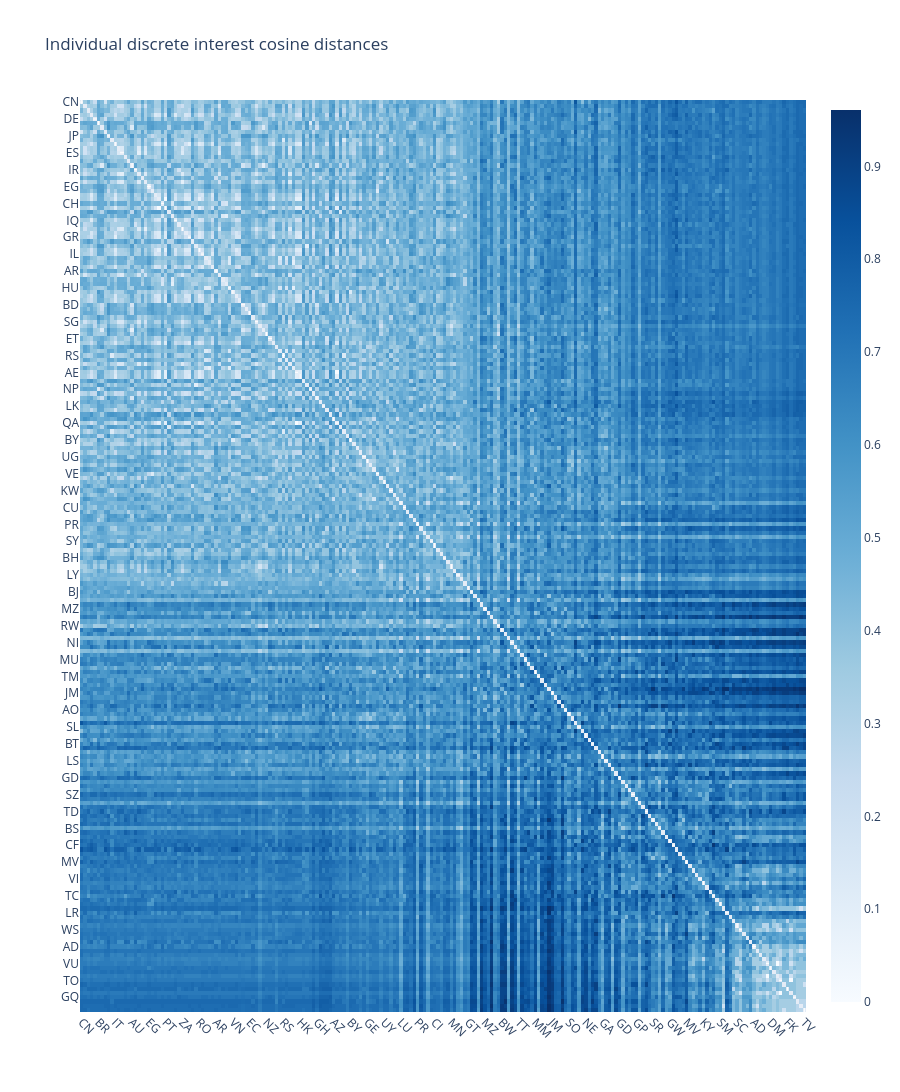

Write notebook code for a chart like this one.
### Code cell
x_labels = df_cs.sum(axis=1).sort_values(ascending=False).index
y_labels = df_cs.sum(axis=1).sort_values(ascending=False).index
uf.plotly_heatmap(
    df_dist_euc.loc[y_labels, x_labels],
    x_labels=x_labels,
    y_labels=y_labels,
    title="Individual discrete interest cosine distances",
    colorscale="non",
    y_type="country",
    x_type="country"
)

### Figure 1 — Plotly figure (JSON) as saved in the notebook; plotly's stock layout.template omitted (floating-point values rounded to 4 significant figures; data arrays with more than 128 entries replaced by an {"elided": "..."} marker saying what was removed)
{"data": [{"colorscale": [[0, "rgb(247,251,255)"], [0.125, "rgb(222,235,247)"], [0.25, "rgb(198,219,239)"], [0.375, "rgb(158,202,225)"], [0.5, "rgb(107,174,214)"], [0.625, "rgb(66,146,198)"], [0.75, "rgb(33,113,181)"], [0.875, "rgb(8,81,156)"], [1, "rgb(8,48,107)"]], "customdata": {"elided": "216x216x2 str values"}, "hovertemplate": "<b>X: </b>%{customdata[0]}<br><b>Y: </b>%{customdata[1]}<br><b>Z: </b> %{z:.3f}<br><extra></extra>", "type": "heatmap", "x": {"elided": "216 str values"}, "y": {"elided": "216 str values"}, "z": {"elided": "216x216 float values"}}], "layout": {"height": 4320, "title": {"text": "Individual discrete interest cosine distances"}, "xaxis": {"automargin": true, "tickangle": 45}, "yaxis": {"automargin": true, "autorange": "reversed"}}}
